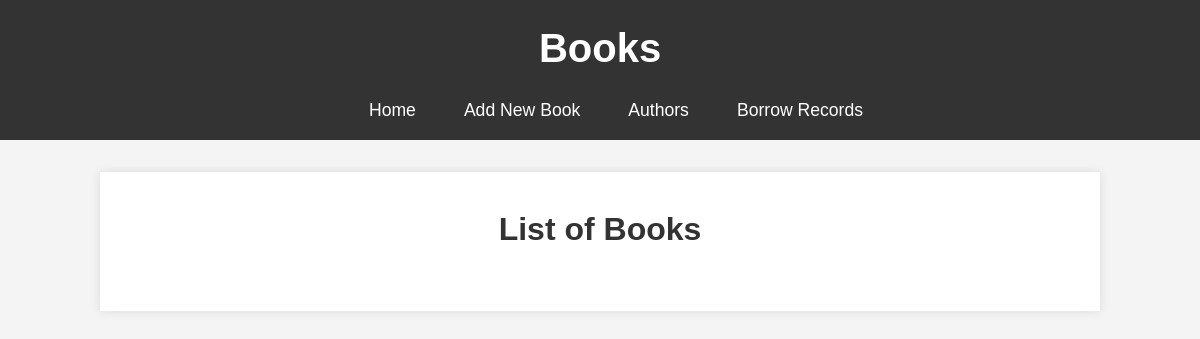
/books/, run on an earlier commit of the app's database.
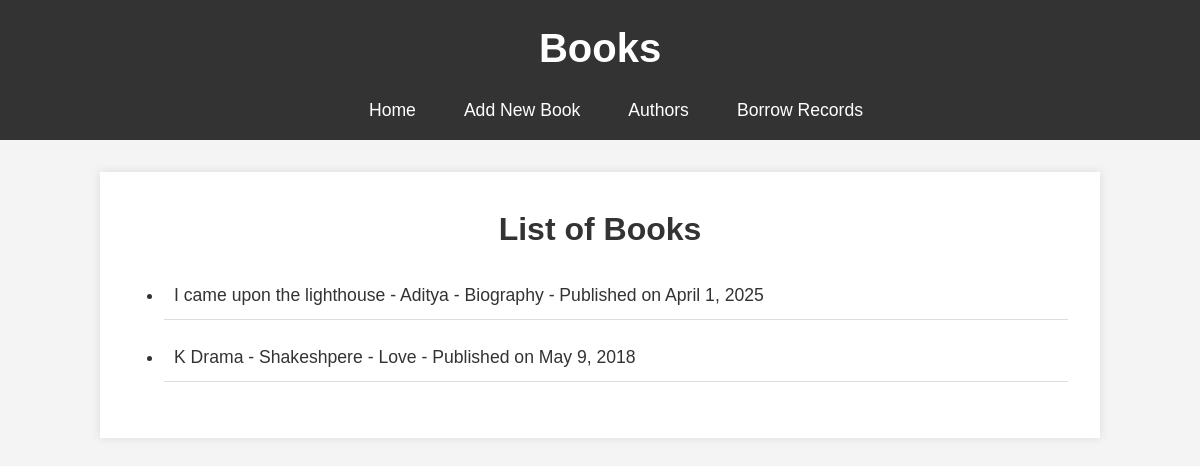
And on a later commit of the database.
### library/models.py (models this page shows, shortened)
class Book(models.Model):
    title = models.CharField(max_length=200)
    genre = models.CharField(max_length=100)
    published_date = models.DateField()
    author = models.ForeignKey(Author, on_delete=models.CASCADE, related_name='books')

class Author(models.Model):
    name = models.CharField(max_length=100)
    email = models.EmailField(unique=True)
    bio = models.TextField()

### library/views.py (the view)
# urls.py: path('books/', BookListView.as_view(), name='book-list'),
class BookListView(ListView):
    model = Book
    template_name = 'library/book_list.html'
    context_object_name = 'books'
    paginate_by = 5  # Pagination, 5 books per page

### library/templates/library/book_list.html (shortened to what this page needs)
<!DOCTYPE html>
<html lang="en">
<head>
</head>
<body>
    <header>
        <h1>Books</h1>
        <nav>
            <ul>
                <li><a href="{% url 'home' %}">Home</a></li>
                <li><a href="{% url 'add_book' %}">Add New Book</a></li>
                <li><a href="{% url 'author_list' %}">Authors</a></li>
                <li><a href="{% url 'borrow_record_list' %}">Borrow Records</a></li>
            </ul>
        </nav>
    </header>
    <main>
        <h2>List of Books</h2>
        <ul class="author-list">
            {% for book in books %}
                <li>{{ book.title }} - {{ book.author.name }} - {{ book.genre }} - Published on {{ book.published_date }}</li>
            {% endfor %}
        </ul>
    </main>
</body>
</html>

### library/templates/library/book_list.html (style rules this page uses)
* { margin: 0; padding: 0; box-sizing: border-box; }
body { font-family: Arial, sans-serif; line-height: 1.6; background-color: #f4f4f4; color: #333; }
header { background-color: #333; color: #fff; padding: 1rem 0; }
header h1 { text-align: center; font-size: 2.5rem; }
nav ul { list-style-type: none; display: flex; justify-content: center; margin-top: 1rem; }
nav ul li { margin: 0 1.5rem; }
nav ul li a { color: #fff; text-decoration: none; font-size: 1.1rem; transition: color 0.3s; }
main { max-width: 1000px; margin: 2rem auto; padding: 2rem; background-color: #fff; box-shadow: 0 0 10px rgba(0, 0, 0, 0.1); }
main h2 { font-size: 2rem; margin-bottom: 1rem; text-align: center; }
ul { list-style-type: disc; padding-left: 2rem; }
ul li { margin-bottom: 0.8rem; font-size: 1.1rem; }
ul.author-list li { padding: 10px; border-bottom: 1px solid #ddd; }

What changed in the data, as far as the page shows it:
added Book: title "I came upon the lighthouse", author.name "Aditya", genre "Biography", published_date "April 1, 2025"
added Book: title "K Drama", author.name "Shakeshpere", genre "Love", published_date "May 9, 2018"
